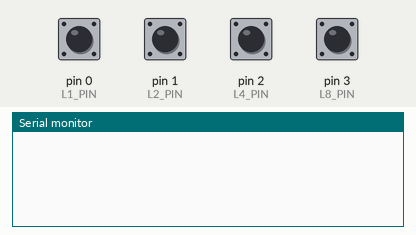
Recording of a sketch running on a simulated Teensy 4. Shown: the last lines printed to the serial monitor. The inputs (shaded band) are chosen by the test bench; at power-on: pin 0 (L1_PIN), pin 1 (L2_PIN), pin 2 (L4_PIN), pin 3 (L8_PIN) HIGH. MIDI output is not drawn.

Above: at 1.2 s.
1.3 s: pin 0 (L1_PIN) pulled LOW for 0.15 s
At 2.1 s:
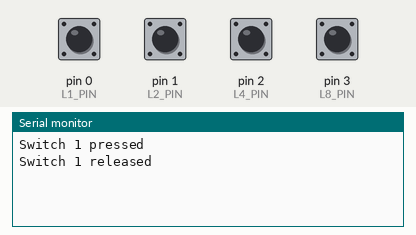
2.9 s: pin 1 (L2_PIN) pulled LOW for 0.15 s
At 3.05 s:
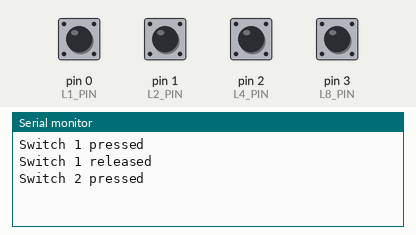
4.5 s: pin 2 (L4_PIN) pulled LOW for 0.15 s
At 5.8 s:
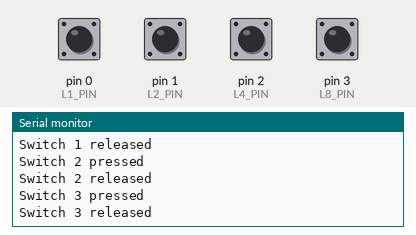
6.1 s: pin 3 (L8_PIN) pulled LOW for 0.15 s
At 6.9 s:
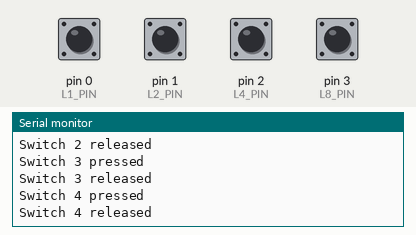

The sketch:

Serial_Output_EDLS_FS.ino
```cpp
#include <Bounce.h>
#include <MIDI.h>

/******************************
   EDLS-FS v1.0
   for Teensy LC (www.pjrc.com)
   by Notes and Volts
   www.notesandvolts.com
 ******************************/

/******************************
   ** Upload Settings **
   Board: "Teensy LC"
   USB Type: "Serial"
   CPU Speed: "48 Mhz"
 ******************************/

//Switch CC Numbers
#define LOOP1 38
#define LOOP2 39
#define LOOP4 40
#define LOOP8 41

//Pin Numbers on Teensy
#define L1_PIN 0
#define L2_PIN 1
#define L4_PIN 2
#define L8_PIN 3

//Other
#define SWITCHES 4 // How many switches?
#define VELOCITY 127 // ON Velocity
#define BOUNCE_TIME 15 // Debounce Time (in milliseconds)

//********************

//Global variables
const int DIGITAL_SWITCHES[SWITCHES] = {L1_PIN, L2_PIN, L4_PIN, L8_PIN};
const int CC_NUMBER[SWITCHES] = {LOOP1, LOOP2, LOOP4, LOOP8};
const int channel = 1; // MIDI channel

//Set up 'Bounce' Objects
Bounce digital[] =   {
  Bounce(DIGITAL_SWITCHES[0], BOUNCE_TIME),
  Bounce(DIGITAL_SWITCHES[1], BOUNCE_TIME),
  Bounce(DIGITAL_SWITCHES[2], BOUNCE_TIME),
  Bounce(DIGITAL_SWITCHES[3], BOUNCE_TIME),
};

// Initialize the MIDI library
MIDI_CREATE_INSTANCE(HardwareSerial, Serial2, MIDI);

//Setup
void setup() {
  Serial2.begin(31250); // Initialize MIDI serial communication
  MIDI.begin(channel); // Initialize MIDI library with the specified channel
  for (int i = 0; i < SWITCHES; i++) {
    pinMode(DIGITAL_SWITCHES[i], INPUT_PULLUP);
  }
}

//Main Loop
void loop() {
  readSwitches();
}

//Read Buttons
void readSwitches() {
  static byte input = 0;

  digital[input].update();

  if (digital[input].fallingEdge()) {
    MIDI.sendControlChange(CC_NUMBER[input], VELOCITY, channel); // Send MIDI control change message
     Serial.print("Switch ");
    Serial.print(input + 1);
    Serial.println(" pressed"); // Print debug message for switch pressed
  }
  else if (digital[input].risingEdge()) {
    MIDI.sendControlChange(CC_NUMBER[input], 0, channel); // Send MIDI control change message (turn off)
       Serial.print("Switch ");
    Serial.print(input + 1);
    Serial.println(" released"); // Print debug message for switch pressed
  }

  input++;
  if (input >= SWITCHES) input = 0;
}
```

Measured:
- after the input at 1.3 s, the serial monitor: prints a new line at once (image 1)
- after the input at 2.9 s, the serial monitor: prints a new line at once (image 2)
- after the input at 4.5 s, the serial monitor: prints a new line at once (image 3)
- after the input at 6.1 s, the serial monitor: prints a new line at once (image 4)
